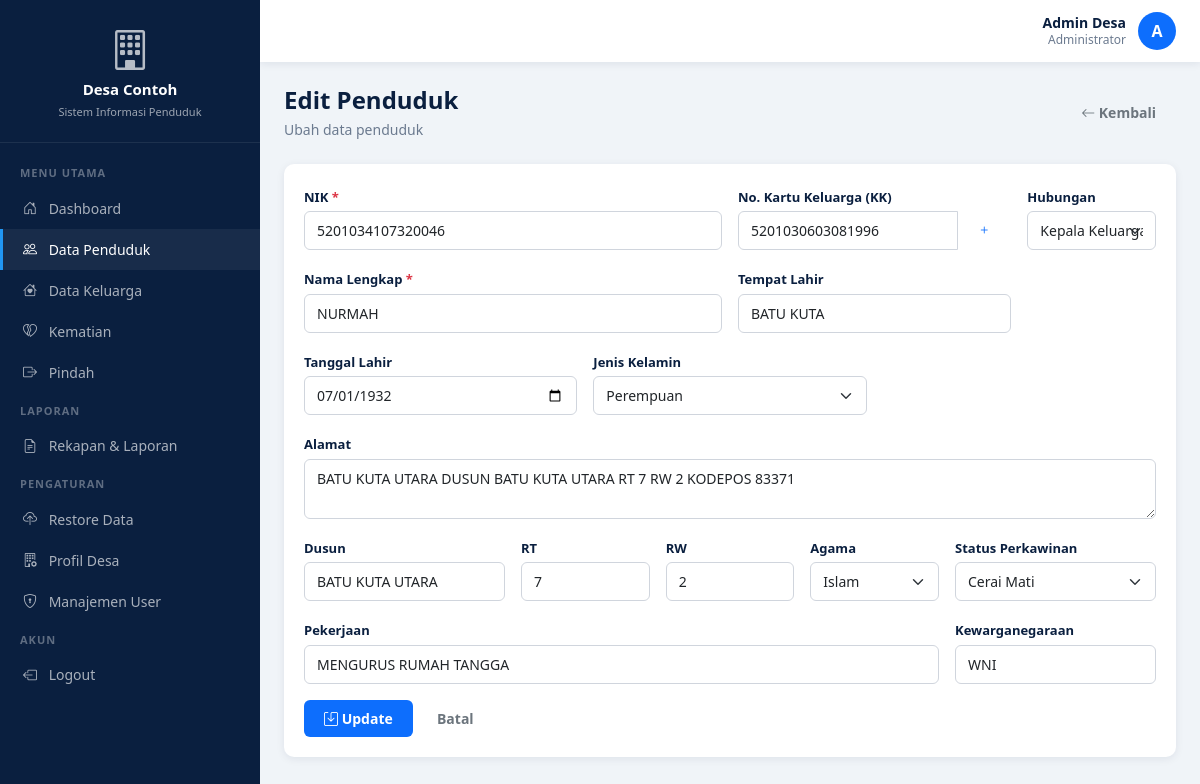
Screenshot of /admin/penduduk/edit.php?id=31 (signed in) with the database file from the repository.
### tables this page shows
CREATE TABLE IF NOT EXISTS profil_desa (
    id INT AUTO_INCREMENT PRIMARY KEY,
    nama_desa VARCHAR(100) DEFAULT '',
    kecamatan VARCHAR(100) DEFAULT '',
    kabupaten VARCHAR(100) DEFAULT '',
    provinsi VARCHAR(100) DEFAULT '',
    alamat TEXT DEFAULT NULL,
    telepon VARCHAR(20) DEFAULT '',
    email VARCHAR(100) DEFAULT '',
    website VARCHAR(100) DEFAULT '',
    logo VARCHAR(255) DEFAULT NULL,
    visi TEXT DEFAULT NULL,
    misi TEXT DEFAULT NULL,
    sejarah TEXT DEFAULT NULL,
    updated_at DATETIME DEFAULT CURRENT_TIMESTAMP ON UPDATE CURRENT_TIMESTAMP
);

CREATE TABLE IF NOT EXISTS penduduk (
    id INT AUTO_INCREMENT PRIMARY KEY,
    nik VARCHAR(16) UNIQUE NOT NULL,
    no_kk VARCHAR(16) DEFAULT NULL,
    hubungan_keluarga ENUM('KEPALA KELUARGA','SUAMI','ISTRI','ANAK','MENANTU','CUCU','ORANG TUA','MERTUA','FAMILI LAIN','LAINNYA') DEFAULT 'LAINNYA',
    nama VARCHAR(100) NOT NULL,
    tempat_lahir VARCHAR(50) DEFAULT '',
    tanggal_lahir DATE DEFAULT NULL,
    jenis_kelamin ENUM('L','P') DEFAULT 'L',
    alamat TEXT DEFAULT NULL,
    rt VARCHAR(3) DEFAULT '',
    rw VARCHAR(3) DEFAULT '',
    dusun VARCHAR(50) DEFAULT '',
    agama VARCHAR(20) DEFAULT '',
    status_perkawinan VARCHAR(20) DEFAULT '',
    pekerjaan VARCHAR(50) DEFAULT '',
    kewarganegaraan VARCHAR(10) DEFAULT 'WNI',
    status_hidup ENUM('hidup','meninggal','pindah') DEFAULT 'hidup',
    tgl_input DATETIME DEFAULT CURRENT_TIMESTAMP
);

### config/functions.php (called while the page is built, shortened)
<?php
require_once 'database.php';
require_once 'session.php';
function getProfilDesa() {
    global $pdo;
    $stmt = $pdo->query("SELECT * FROM profil_desa WHERE id = 1");
    return $stmt->fetch();
}

### config/session.php (called while the page is built, shortened)
<?php
function isLogin() {
    return isset($_SESSION['user_id']);
}
function isAdmin() {
    return isLogin() && $_SESSION['user_role'] === 'admin';
}

### admin/penduduk/edit.php (the view, shortened to what this page needs)
<?php
require_once '../../config/database.php';
require_once '../../config/functions.php';
$id = $_GET['id'] ?? 0;
$stmt = $pdo->prepare("SELECT * FROM penduduk WHERE id = ?");
$stmt->execute([$id]);
$p = $stmt->fetch();
?>
<!DOCTYPE html>
<html lang="id">
<head>
    <link href="https://cdn.jsdelivr.net/npm/bootstrap@5.3.3/dist/css/bootstrap.min.css" rel="stylesheet">
    <link rel="stylesheet" href="https://cdn.jsdelivr.net/npm/bootstrap-icons@1.11.3/font/bootstrap-icons.min.css">
    <link rel="stylesheet" href="../../assets/css/style.css">
</head>
<body>
    <?php include '../layout/sidebar.php'; ?>
    <div class="main-content">
        <?php include '../layout/topbar.php'; ?>
        <div class="content-wrapper">
            <div class="page-header d-flex justify-content-between align-items-center">
                <div>
                    <h4>Edit Penduduk</h4>
                    <p>Ubah data penduduk</p>
                </div>
                <a href="index.php" class="btn btn-outline-secondary"><i class="bi bi-arrow-left"></i> Kembali</a>
            </div>
            <div class="card">
                <div class="card-body">
                    <form method="POST" class="row g-3">
                        <div class="col-md-6">
                            <label class="form-label">NIK <span class="text-danger">*</span></label>
                            <input type="text" name="nik" id="nik" class="form-control" maxlength="16" value="<?= htmlspecialchars($p['nik']) ?>" required>
                        </div>
                        <div class="col-md-4">
                            <label class="form-label">No. Kartu Keluarga (KK)</label>
                            <div class="input-group">
                                <input type="text" name="no_kk" class="form-control" maxlength="16" value="<?= htmlspecialchars($p['no_kk'] ?? '') ?>">
                                <a href="../keluarga/tambah.php" class="btn btn-outline-primary" target="_blank" title="Tambah KK Baru"><i class="bi bi-plus"></i></a>
                            </div>
                        </div>
                        <div class="col-md-2">
                            <label class="form-label">Hubungan</label>
                            <select name="hubungan_keluarga" class="form-select">
                                <option value="KEPALA KELUARGA" <?= $p['hubungan_keluarga']=='KEPALA KELUARGA'?'selected':'' ?>>Kepala Keluarga</option>
                            </select>
                        </div>
                        <div class="col-md-6">
                            <label class="form-label">Nama Lengkap <span class="text-danger">*</span></label>
                            <input type="text" name="nama" class="form-control" value="<?= htmlspecialchars($p['nama']) ?>" required>
                        </div>
                        <div class="col-md-4">
                            <label class="form-label">Tempat Lahir</label>
                            <input type="text" name="tempat_lahir" class="form-control" value="<?= htmlspecialchars($p['tempat_lahir']) ?>">
                        </div>
                        <div class="col-md-4">
                            <label class="form-label">Tanggal Lahir</label>
                            <input type="date" name="tanggal_lahir" class="form-control" value="<?= $p['tanggal_lahir'] ?>">
                        </div>
                        <div class="col-md-4">
                            <label class="form-label">Jenis Kelamin</label>
                            <select name="jenis_kelamin" class="form-select">
                                <option value="P" <?= $p['jenis_kelamin']=='P'?'selected':'' ?>>Perempuan</option>
                            </select>
                        </div>
                        <div class="col-md-12">
                            <label class="form-label">Alamat</label>
                            <textarea name="alamat" class="form-control" rows="2"><?= htmlspecialchars($p['alamat']) ?></textarea>
                        </div>
                        <div class="col-md-3">
                            <label class="form-label">Dusun</label>
                            <input type="text" name="dusun" class="form-control" value="<?= htmlspecialchars($p['dusun']) ?>">
                        </div>
                        <div class="col-md-2">
                            <label class="form-label">RT</label>
                            <input type="text" name="rt" class="form-control" maxlength="3" value="<?= htmlspecialchars($p['rt']) ?>">
                        </div>
                        <div class="col-md-2">
                            <label class="form-label">RW</label>
                            <input type="text" name="rw" class="form-control" maxlength="3" value="<?= htmlspecialchars($p['rw']) ?>">
                        </div>
                        <div class="col-md-2">
                            <label class="form-label">Agama</label>
                            <select name="agama" class="form-select">
                                <option <?= $p['agama']=='Islam'?'selected':'' ?>>Islam</option>
                            </select>
                        </div>
                        <div class="col-md-3">
                            <label class="form-label">Status Perkawinan</label>
                            <select name="status_perkawinan" class="form-select">
                                <option <?= $p['status_perkawinan']=='Cerai Mati'?'selected':'' ?>>Cerai Mati</option>
                            </select>
                        </div>
                        <div class="col-md-9">
                            <label class="form-label">Pekerjaan</label>
                            <input type="text" name="pekerjaan" class="form-control" value="<?= htmlspecialchars($p['pekerjaan']) ?>">
                        </div>
                        <div class="col-md-3">
                            <label class="form-label">Kewarganegaraan</label>
                            <input type="text" name="kewarganegaraan" class="form-control" value="<?= htmlspecialchars($p['kewarganegaraan']) ?>">
                        </div>
                        <div class="col-12">
                            <button type="submit" class="btn btn-primary"><i class="bi bi-save"></i> Update</button>
                            <a href="index.php" class="btn btn-outline-secondary">Batal</a>
                        </div>
                    </form>
                </div>
            </div>
        </div>
    </div>
</body>
</html>

### admin/layout/sidebar.php (shortened to what this page needs)
<?php
$profil = getProfilDesa();
$isAdmin = isAdmin();
?>
<div class="sidebar">
    <div class="sidebar-brand">
        <?php if ($profil['logo'] && file_exists($profil['logo'])): ?>
            <img src="../../<?= htmlspecialchars($profil['logo']) ?>" alt="Logo">
        <?php else: ?>
            <i class="bi bi-building" style="font-size: 40px; opacity: 0.7;"></i>
        <?php endif; ?>
        <h6><?= htmlspecialchars($profil['nama_desa']) ?></h6>
        <small>Sistem Informasi Penduduk</small>
    </div>
    <div class="sidebar-menu">
        <div class="menu-label">Menu Utama</div>
        <a href="../../index.php" class="nav-item <?= basename($_SERVER['PHP_SELF']) == 'index.php' && basename(dirname($_SERVER['PHP_SELF'])) == '' ? 'active' : '' ?>"><i class="bi bi-house-door"></i> Dashboard</a>
        <?php if ($isAdmin): ?>
        <a href="../penduduk/index.php" class="nav-item <?= strpos($_SERVER['PHP_SELF'], 'penduduk') !== false ? 'active' : '' ?>"><i class="bi bi-people"></i> Data Penduduk</a>
        <a href="../keluarga/index.php" class="nav-item <?= strpos($_SERVER['PHP_SELF'], 'keluarga') !== false ? 'active' : '' ?>"><i class="bi bi-house-heart"></i> Data Keluarga</a>
        <a href="../kematian/index.php" class="nav-item <?= strpos($_SERVER['PHP_SELF'], 'kematian') !== false ? 'active' : '' ?>"><i class="bi bi-heartbreak"></i> Kematian</a>
        <a href="../pindah/index.php" class="nav-item <?= strpos($_SERVER['PHP_SELF'], 'pindah') !== false ? 'active' : '' ?>"><i class="bi bi-box-arrow-right"></i> Pindah</a>
        <div class="menu-label">Laporan</div>
        <a href="../laporan/index.php" class="nav-item <?= strpos($_SERVER['PHP_SELF'], 'laporan') !== false ? 'active' : '' ?>"><i class="bi bi-file-earmark-text"></i> Rekapan & Laporan</a>
        <div class="menu-label">Pengaturan</div>
        <a href="../restore/index.php" class="nav-item <?= strpos($_SERVER['PHP_SELF'], 'restore') !== false ? 'active' : '' ?>"><i class="bi bi-cloud-upload"></i> Restore Data</a>
        <a href="../profil/index.php" class="nav-item <?= strpos($_SERVER['PHP_SELF'], 'profil') !== false ? 'active' : '' ?>"><i class="bi bi-building-gear"></i> Profil Desa</a>
        <a href="../users/index.php" class="nav-item <?= strpos($_SERVER['PHP_SELF'], 'users') !== false ? 'active' : '' ?>"><i class="bi bi-shield-lock"></i> Manajemen User</a>
        <?php endif; ?>
        <div class="menu-label">Akun</div>
        <a href="../../logout.php" class="nav-item"><i class="bi bi-box-arrow-left"></i> Logout</a>
    </div>
</div>

### assets/css/style.css (style rules this page uses)
:root { --navy: #0A1F3F; --navy-dark: #07152E; --navy-light: #0D2B4E; --blue-primary: #0D6EFD; --blue-light: #2196F3; --blue-lighter: #E8F4FD; --bg-light: #F0F4F8; --text-dark: #0A1F3F; --text-muted: #6B7A8F; --white: #FFFFFF; --shadow: 0 2px 8px rgba(10, 31, 63, 0.08); --shadow-lg: 0 4px 16px rgba(10, 31, 63, 0.12); --radius: 10px; --radius-sm: 6px; --sidebar-width: 260px; }
* { margin: 0; padding: 0; box-sizing: border-box; }
body { font-family: 'Segoe UI', Tahoma, Geneva, Verdana, sans-serif; background: var(--bg-light); color: var(--text-dark); min-height: 100vh; overflow-x: hidden; }
.sidebar { position: fixed; top: 0; left: 0; width: var(--sidebar-width); height: 100vh; background: var(--navy); color: var(--white); overflow-y: auto; z-index: 1000; transition: left 0.3s ease; }
.sidebar-brand { padding: 20px; text-align: center; border-bottom: 1px solid rgba(255,255,255,0.08); }
.sidebar-brand h6 { font-weight: 700; color: var(--white); margin: 0; font-size: 15px; }
.sidebar-brand small { color: rgba(255,255,255,0.6); font-size: 11px; }
.sidebar-menu { padding: 12px 0; }
.sidebar-menu .menu-label { padding: 10px 20px 6px; font-size: 11px; text-transform: uppercase; letter-spacing: 1px; color: rgba(255,255,255,0.35); font-weight: 600; }
.sidebar-menu .nav-item { display: block; padding: 10px 20px; color: rgba(255,255,255,0.65); text-decoration: none; font-size: 14px; transition: all 0.2s; border-left: 3px solid transparent; }
.sidebar-menu .nav-item:hover, .sidebar-menu .nav-item.active { color: var(--white); background: rgba(255,255,255,0.06); border-left-color: var(--blue-light); }
.sidebar-menu .nav-item i { width: 22px; margin-right: 8px; text-align: center; }
.main-content { margin-left: var(--sidebar-width); width: calc(100% - var(--sidebar-width)); min-height: 100vh; transition: margin-left 0.3s ease; }
.content-wrapper { padding: 24px; width: 100%; max-width: 100%; overflow-x: hidden; }
.page-header { margin-bottom: 24px; }
.page-header h4 { font-weight: 700; color: var(--navy); margin: 0; }
.page-header p { color: var(--text-muted); font-size: 14px; margin: 4px 0 0; }
.card { border: none; border-radius: var(--radius); box-shadow: var(--shadow); margin-bottom: 20px; background: var(--white); }
.card-body { padding: 20px; }
.form-control, .form-select { border-radius: var(--radius-sm); border: 1px solid #D0D5DD; padding: 8px 12px; font-size: 14px; transition: border-color 0.2s; }
.form-label { font-weight: 600; font-size: 13px; color: var(--text-dark); margin-bottom: 4px; }
.btn { padding: 8px 20px; border-radius: var(--radius-sm); font-weight: 600; font-size: 14px; transition: all 0.2s; border: none; }
.btn-primary { background: var(--blue-primary); color: var(--white); }

### rows the page displays
profil_desa: nama_desa "Desa Contoh"
penduduk: nik "5201034107320046", no_kk "5201030603081996", hubungan_keluarga "Kepala Keluarga", nama "NURMAH", tempat_lahir "BATU KUTA", tanggal_lahir "07/01/1932", jenis_kelamin "Perempuan", alamat "BATU KUTA UTARA DUSUN BATU KUTA UTARA RT 7 RW 2 KODEPOS 83371", dusun "BATU KUTA UTARA", rt "7", rw "2", agama "Islam", status_perkawinan "Cerai Mati", pekerjaan "MENGURUS RUMAH TANGGA", kewarganegaraan "WNI"

### other values shown
$username "Admin Desa"
$inisial "A"
